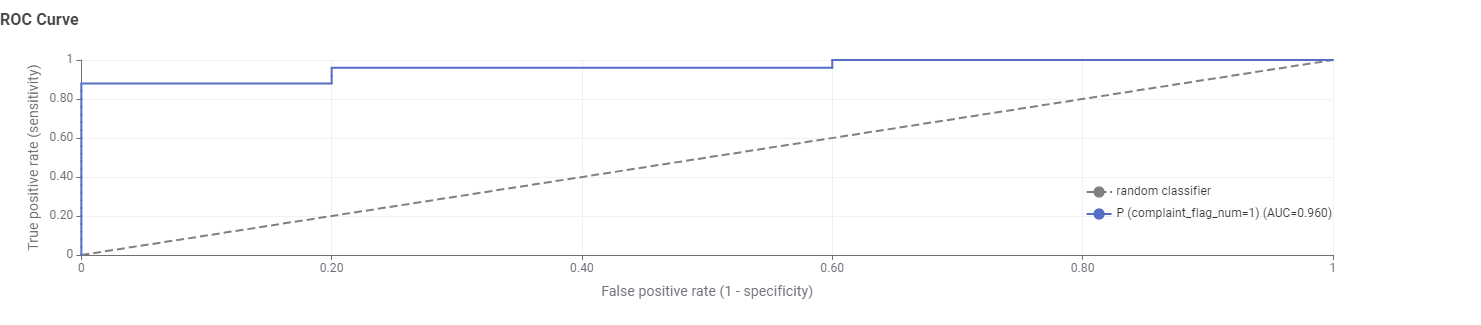
#> input picture ROC_Curve.png, 1481 x 325 px, found by its file name
$ python image_crop.py
#> lines starting #> are read from the running program, lines starting #| are printed output that depends on the picture
import cv2

image = cv2.imread("G:\opencv\ROC_Curve.png")
#> image is the input picture: shape (325, 1481, 3); mean B, G, R 252.7, 252.1, 251.9

if image is not None:
    cropped = image[50:300,300:800]
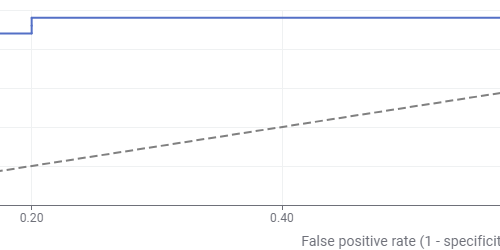
#> cropped: shape (250, 500, 3); mean B, G, R 252.3, 251.4, 251.1
    cv2.imshow("original image",image)
    cv2.waitKey(0)
    cv2.destroyAllWindows()
    print("Shape of original image: ",image.shape)
#| Shape of original image:  (325, 1481, 3)

    cv2.imshow("Cropped_Image",cropped)
    cv2.waitKey(0)
    cv2.destroyAllWindows()
    print("Shape of cropped image is: ", cropped.shape)
#| Shape of cropped image is:  (250, 500, 3)

else:
    print("Image is not loaded properly")
